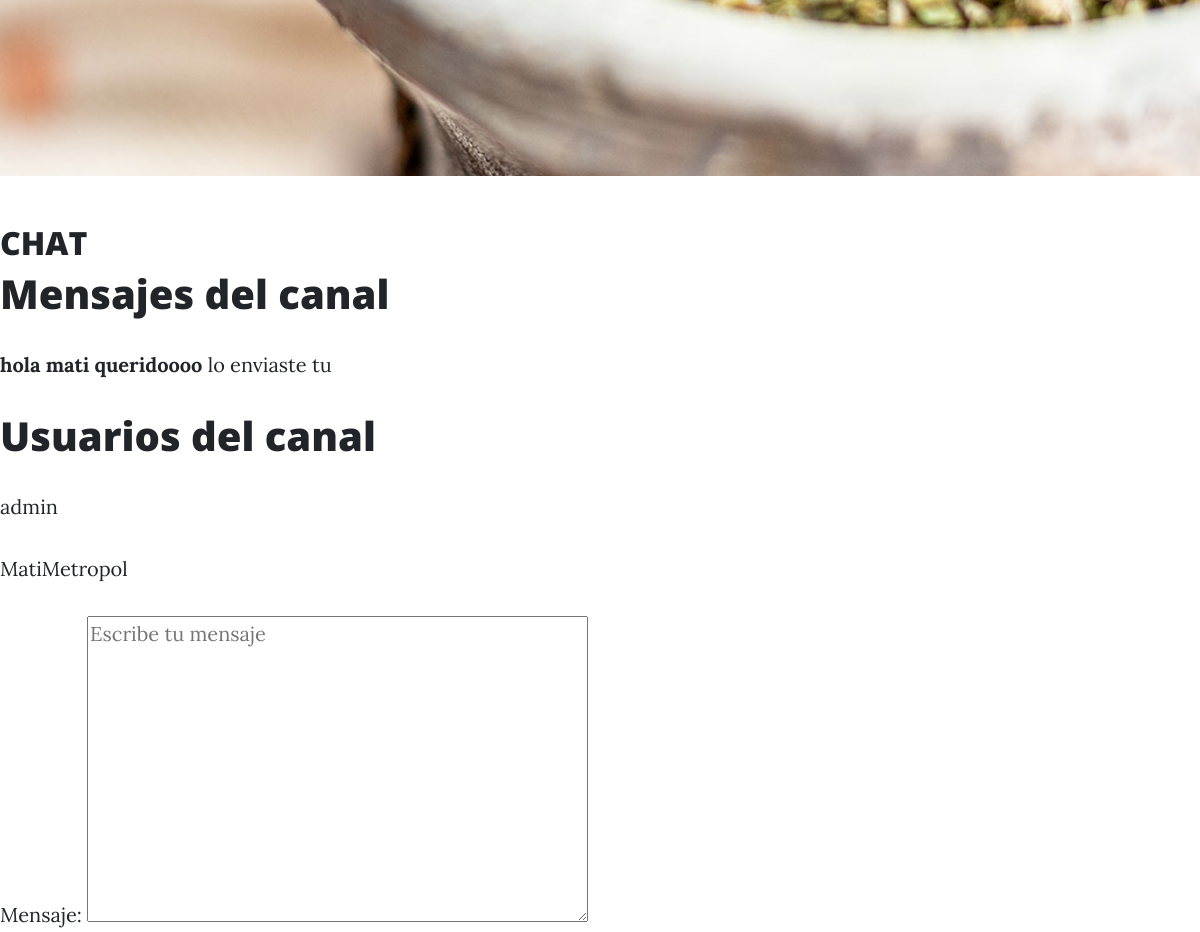
Page /ms/MatiMetropol (signed in, middle part) on the earlier database version.
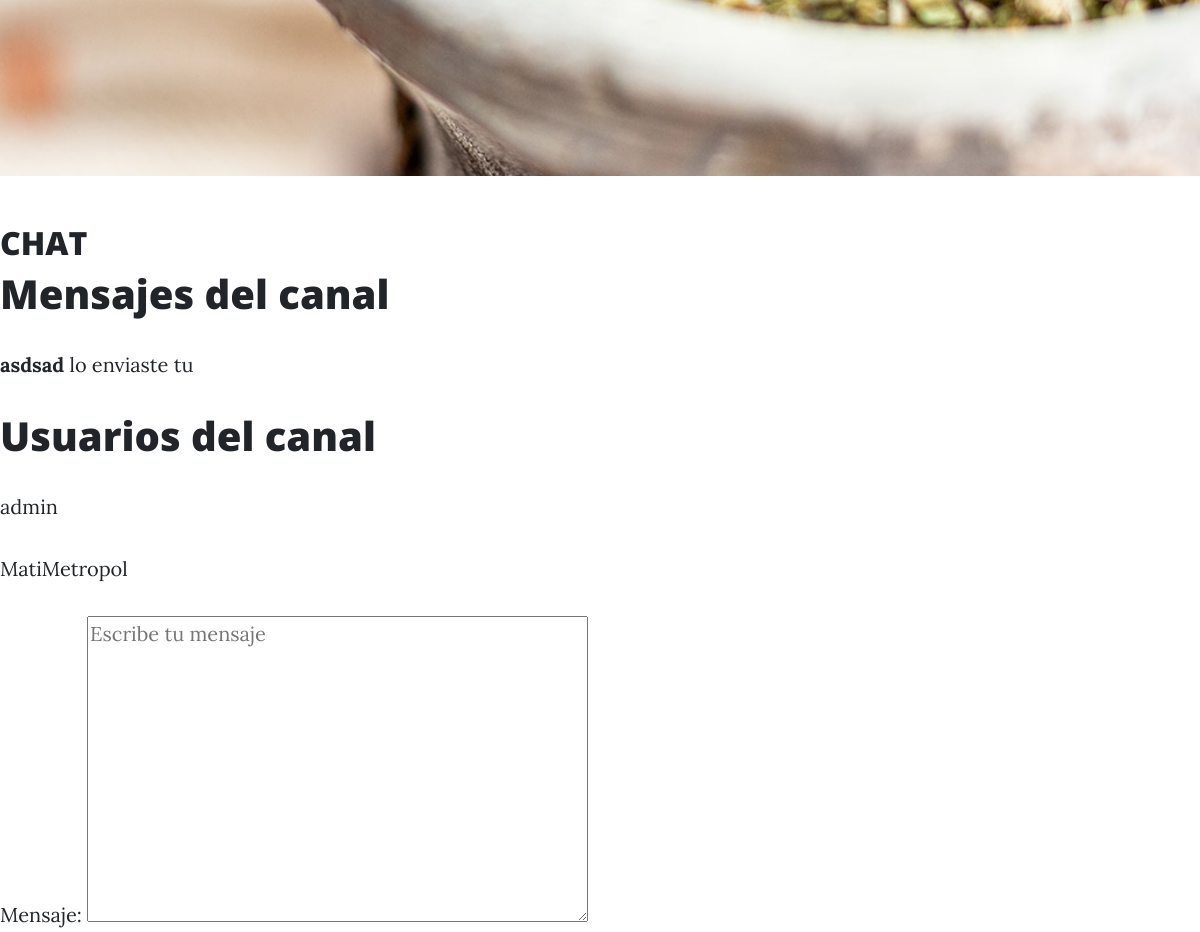
Same page on the later database version.
### DM/models.py (models this page shows)
class ModelBase(models.Model):
    id = models.UUIDField(default=uuid.uuid4, primary_key=True, db_index=True, editable=False)
    tiempo = models.DateTimeField(auto_now_add=True)
    actualizar = models.DateTimeField(auto_now=True)
    class Meta:
        abstract = True

class CanalMensaje(ModelBase):
    canal = models.ForeignKey('Canal', on_delete=models.CASCADE)
    usuario = models.ForeignKey(User, on_delete=models.CASCADE)
    texto = models.TextField()

class CanalUsuario(ModelBase):
    canal = models.ForeignKey('Canal', null=True, on_delete=models.SET_NULL)
    usuario = models.ForeignKey(User, on_delete=models.CASCADE)

### DM/views.py (the view)
# urls.py: path('ms/<str:username>', DetailMs.as_view(), name='DetailMs'),
class DetailMs(LoginRequiredMixin, CanalFormMixin, DetailView):
    template_name='AppPrueba/canal_detail.html'
    def get_object(self, *args, **kwargs):
        username = self.kwargs.get('username')
        mi_username= self.request.user.username
        canal, _ = Canal.objects.obtener_o_crear_canal_ms(mi_username, username)
        if username == mi_username:
            mi_canal, _ = Canal.objects.obtener_o_crear_canal_usuario_actual(self.request.user)
            return mi_canal
        if canal == None:
            raise Http404
        return canal

### DM/forms.py
class FormMensajes(forms.Form):
    mensaje = forms.CharField(widget=forms.Textarea(attrs = {
        'class': 'formulario_ms',
        'placeholder':'Escribe tu mensaje'
    }))

### DM/models.py (called while the page is built, shortened)
    def solo_dos(self):
        return self.annotate(num_usuarios = Count('usuarios')).filter(num_usuarios=2)

    def filtrar_por_username(self, username):
        return self.filter(canalusuario__usuario__username=username)

    def get_queryset(self, *args, **kwargs):
        return CanalQuerySet(self.model, using=self._db)

    def filtrar_ms_por_privado(self, username_a, username_b):
        return self.get_queryset().solo_dos().filtrar_por_username(username_a).filtrar_por_username(username_b)

    def obtener_o_crear_canal_ms(self, username_a, username_b):
        qs = self.filtrar_ms_por_privado(username_a, username_b)
        if qs.exists():
            return qs.order_by('tiempo').first(), False

### AppPrueba/templates/AppPrueba/canal_detail.html (shortened to what this page needs)
{% extends 'AppPrueba/index.html' %}
{% load static %}
{% block contenido_que_cambia %}
<h2>CHAT</h2>
<h1>Mensajes del canal</h1>
{% for mensaje in object.canalmensaje_set.all %}
{% if request.user == mensaje.usuario %}
<p>
    <strong>
        {{mensaje.texto}}
    </strong>
    <span>
        lo enviaste tu
    </span>
</p>
{% endif %}
{% endfor %}
<h1>Usuarios del canal</h1>
{% for usuarios in object.canalusuario_set.all %}
    <p>
        {{usuarios.usuario}}
    </p>
{% endfor %}
    <form id='form_submit' action='{{ request.path }}' method="POST">
        {{form.as_p}}
    </form>
{% endblock %}

Differences in the rows shown:
removed CanalMensaje: texto "hola mati queridoooo"
added CanalMensaje: texto "asdsad"
